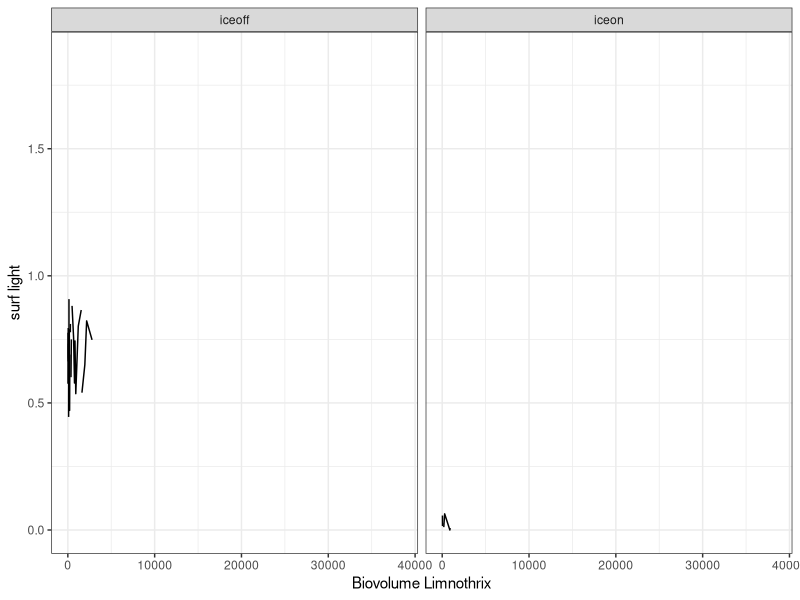
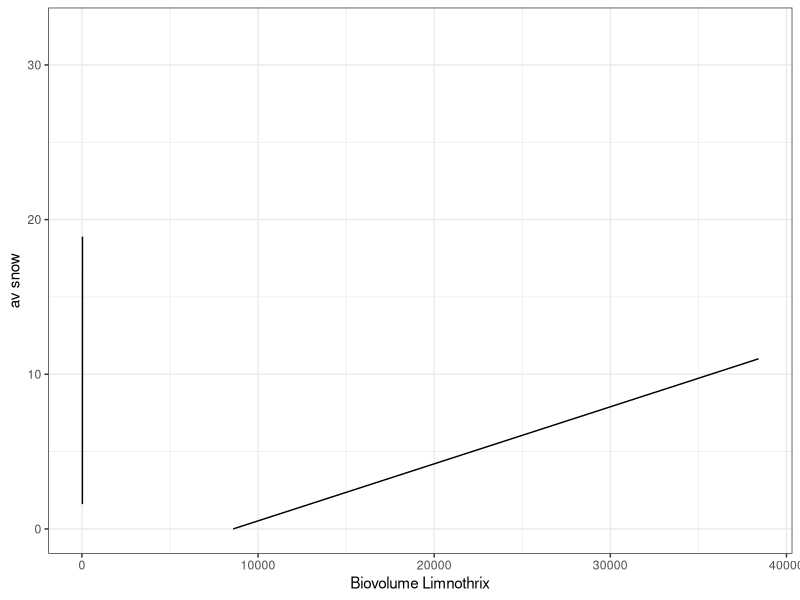
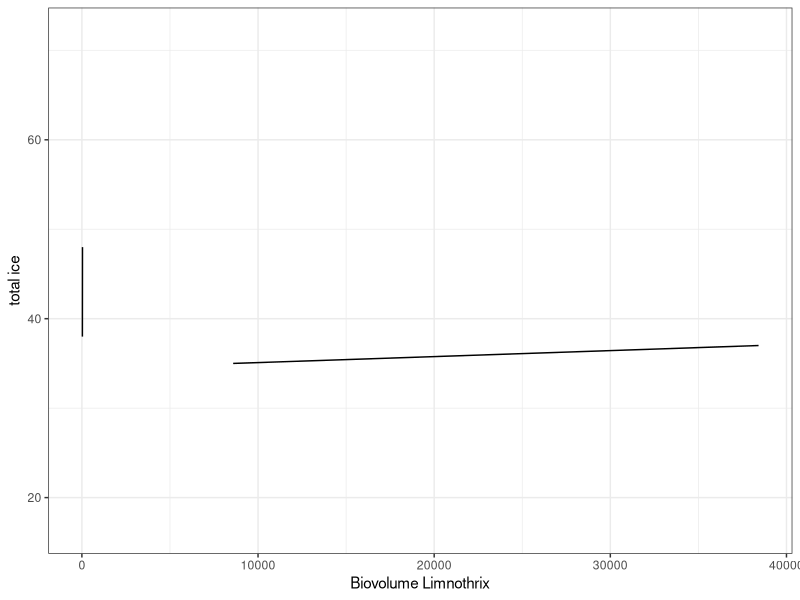
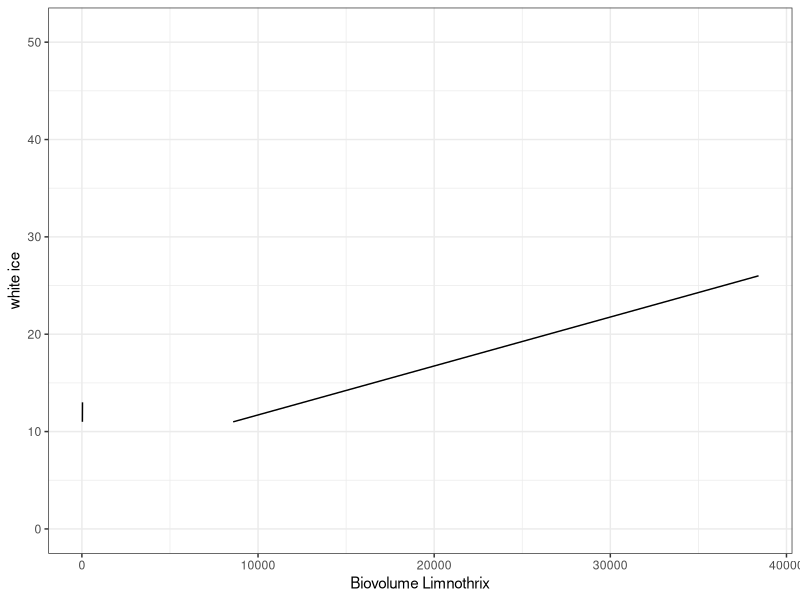
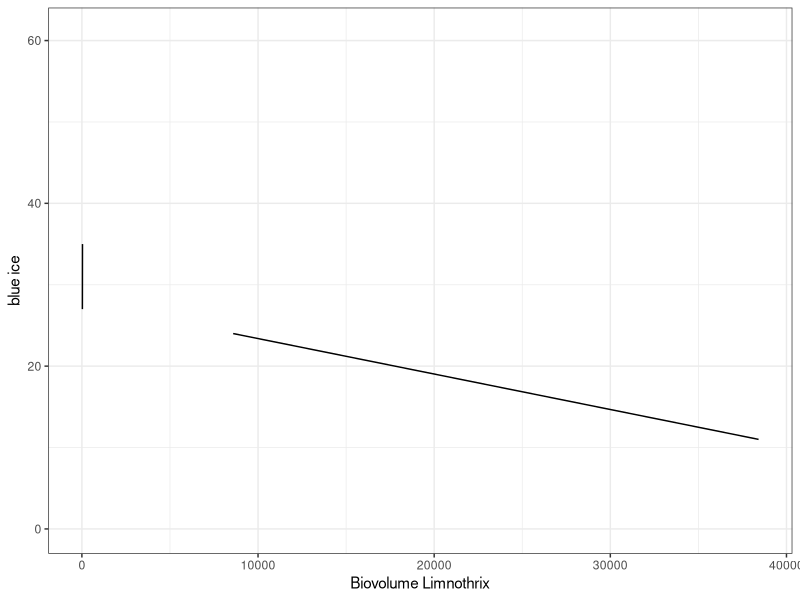

Here is the R script that generated these plots, in order: (Note: this script raises an error after producing the figures.)
library(tidyverse)
library(lubridate)
library(ggplot2)


Limnothrixatzero2 <- read_csv('Limnothrixatzero2.csv',
                              col_types = cols(sampledate = col_date(format = "%m/%d/%Y")))
lte_lite <- read_csv('lte_lite.csv',
                     col_types = cols(sampledate = col_date(format = "%m/%d/%Y")))

Limnothrixlte_lite3 <- lte_lite %>%
  right_join(Limnothrixatzero2, by= c('sampledate'))
write.csv(Limnothrixlte_lite3, 'Limnothrixlte_lite3.csv')

lll3light <- ggplot(Limnothrixlte_lite3, aes(x= CellBioVol, y=surflite))+geom_line()+
  facet_wrap('group')+
  labs(x = "Biovolume Limnothrix",
       y = "surf light")+
  theme_bw()
lll3light

lll3snow <- ggplot(Limnothrixlte_lite3, aes(x= CellBioVol, y=avsnow))+geom_line()+
  labs(x = "Biovolume Limnothrix",
       y = "av snow")+
  theme_bw()
lll3snow

lll3tice <- ggplot(Limnothrixlte_lite3, aes(x= CellBioVol, y=totice))+geom_line()+
  labs(x = "Biovolume Limnothrix",
       y = "total ice")+
  theme_bw()
lll3tice

lll3whiteice <- ggplot(Limnothrixlte_lite3, aes(x= CellBioVol, y=whiteice))+geom_line()+
  labs(x = "Biovolume Limnothrix",
       y = "white ice")+
  theme_bw()
lll3whiteice


lll3blueice <- ggplot(Limnothrixlte_lite3, aes(x= CellBioVol, y=blueice))+geom_line()+
  labs(x = "Biovolume Limnothrix",
       y = "blue ice")+
  theme_bw()
lll3blueice

lll3chloro
